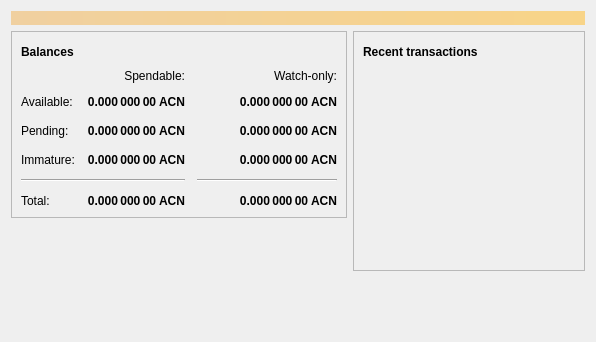
<?xml version="1.0" encoding="UTF-8"?>
<ui version="4.0">
 <class>OverviewPage</class>
 <widget class="QWidget" name="OverviewPage">
  <property name="geometry">
   <rect>
    <x>0</x>
    <y>0</y>
    <width>596</width>
    <height>342</height>
   </rect>
  </property>
  <property name="windowTitle">
   <string>Form</string>
  </property>
  <layout class="QVBoxLayout" name="topLayout">
   <item>
    <widget class="QLabel" name="labelAlerts">
     <property name="visible">
      <bool>false</bool>
     </property>
     <property name="styleSheet">
      <string notr="true">QLabel { background-color: qlineargradient(x1: 0, y1: 0, x2: 1, y2: 0, stop:0 #F0D0A0, stop:1 #F8D488); color:#000000; }</string>
     </property>
     <property name="wordWrap">
      <bool>true</bool>
     </property>
     <property name="margin">
      <number>3</number>
     </property>
     <property name="textInteractionFlags">
      <set>Qt::TextSelectableByMouse</set>
     </property>
    </widget>
   </item>
   <item>
    <layout class="QHBoxLayout" name="horizontalLayout" stretch="1,1">
     <item>
      <layout class="QVBoxLayout" name="verticalLayout_2">
       <item>
        <widget class="QFrame" name="frame">
         <property name="frameShape">
          <enum>QFrame::StyledPanel</enum>
         </property>
         <property name="frameShadow">
          <enum>QFrame::Raised</enum>
         </property>
         <layout class="QVBoxLayout" name="verticalLayout_4">
          <item>
           <layout class="QHBoxLayout" name="horizontalLayout_4">
            <item>
             <widget class="QLabel" name="label_5">
              <property name="font">
               <font>
                <weight>75</weight>
                <bold>true</bold>
               </font>
              </property>
              <property name="text">
               <string>Balances</string>
              </property>
             </widget>
            </item>
            <item>
             <widget class="QPushButton" name="labelWalletStatus">
              <property name="enabled">
               <bool>true</bool>
              </property>
              <property name="maximumSize">
               <size>
                <width>30</width>
                <height>16777215</height>
               </size>
              </property>
              <property name="toolTip">
               <string>The displayed information may be out of date. Your wallet automatically synchronizes with the ACNETWORK network after a connection is established, but this process has not completed yet.</string>
              </property>
              <property name="text">
               <string/>
              </property>
              <property name="icon">
               <iconset resource="../bitcoin.qrc">
                <normaloff>:/icons/warning</normaloff>
                <disabledoff>:/icons/warning</disabledoff>:/icons/warning</iconset>
              </property>
              <property name="iconSize">
               <size>
                <width>24</width>
                <height>24</height>
               </size>
              </property>
              <property name="flat">
               <bool>true</bool>
              </property>
             </widget>
            </item>
            <item>
             <spacer name="horizontalSpacer_3">
              <property name="orientation">
               <enum>Qt::Horizontal</enum>
              </property>
              <property name="sizeHint" stdset="0">
               <size>
                <width>40</width>
                <height>20</height>
               </size>
              </property>
             </spacer>
            </item>
           </layout>
          </item>
          <item>
           <layout class="QGridLayout" name="gridLayout">
            <property name="spacing">
             <number>12</number>
            </property>
            <item row="2" column="2">
             <widget class="QLabel" name="labelWatchPending">
              <property name="font">
               <font>
                <weight>75</weight>
                <bold>true</bold>
               </font>
              </property>
              <property name="cursor">
               <cursorShape>IBeamCursor</cursorShape>
              </property>
              <property name="toolTip">
               <string>Unconfirmed transactions to watch-only addresses</string>
              </property>
              <property name="text">
               <string notr="true">0.000 000 00 ACN</string>
              </property>
              <property name="alignment">
               <set>Qt::AlignRight|Qt::AlignTrailing|Qt::AlignVCenter</set>
              </property>
              <property name="textInteractionFlags">
               <set>Qt::LinksAccessibleByMouse|Qt::TextSelectableByKeyboard|Qt::TextSelectableByMouse</set>
              </property>
             </widget>
            </item>
            <item row="2" column="1">
             <widget class="QLabel" name="labelUnconfirmed">
              <property name="font">
               <font>
                <weight>75</weight>
                <bold>true</bold>
               </font>
              </property>
              <property name="cursor">
               <cursorShape>IBeamCursor</cursorShape>
              </property>
              <property name="toolTip">
               <string>Total of transactions that have yet to be confirmed, and do not yet count toward the spendable balance</string>
              </property>
              <property name="text">
               <string notr="true">0.000 000 00 ACN</string>
              </property>
              <property name="alignment">
               <set>Qt::AlignRight|Qt::AlignTrailing|Qt::AlignVCenter</set>
              </property>
              <property name="textInteractionFlags">
               <set>Qt::LinksAccessibleByMouse|Qt::TextSelectableByKeyboard|Qt::TextSelectableByMouse</set>
              </property>
             </widget>
            </item>
            <item row="3" column="2">
             <widget class="QLabel" name="labelWatchImmature">
              <property name="font">
               <font>
                <weight>75</weight>
                <bold>true</bold>
               </font>
              </property>
              <property name="cursor">
               <cursorShape>IBeamCursor</cursorShape>
              </property>
              <property name="toolTip">
               <string>Mined balance in watch-only addresses that has not yet matured</string>
              </property>
              <property name="text">
               <string notr="true">0.000 000 00 ACN</string>
              </property>
              <property name="alignment">
               <set>Qt::AlignRight|Qt::AlignTrailing|Qt::AlignVCenter</set>
              </property>
              <property name="textInteractionFlags">
               <set>Qt::LinksAccessibleByMouse|Qt::TextSelectableByKeyboard|Qt::TextSelectableByMouse</set>
              </property>
             </widget>
            </item>
            <item row="4" column="0" colspan="2">
             <widget class="Line" name="line">
              <property name="orientation">
               <enum>Qt::Horizontal</enum>
              </property>
             </widget>
            </item>
            <item row="4" column="2">
             <widget class="Line" name="lineWatchBalance">
              <property name="sizePolicy">
               <sizepolicy hsizetype="Preferred" vsizetype="Fixed">
                <horstretch>0</horstretch>
                <verstretch>0</verstretch>
               </sizepolicy>
              </property>
              <property name="minimumSize">
               <size>
                <width>140</width>
                <height>0</height>
               </size>
              </property>
              <property name="orientation">
               <enum>Qt::Horizontal</enum>
              </property>
             </widget>
            </item>
            <item row="5" column="0">
             <widget class="QLabel" name="labelTotalText">
              <property name="text">
               <string>Total:</string>
              </property>
             </widget>
            </item>
            <item row="3" column="1">
             <widget class="QLabel" name="labelImmature">
              <property name="font">
               <font>
                <weight>75</weight>
                <bold>true</bold>
               </font>
              </property>
              <property name="cursor">
               <cursorShape>IBeamCursor</cursorShape>
              </property>
              <property name="toolTip">
               <string>Mined balance that has not yet matured</string>
              </property>
              <property name="text">
               <string notr="true">0.000 000 00 ACN</string>
              </property>
              <property name="alignment">
               <set>Qt::AlignRight|Qt::AlignTrailing|Qt::AlignVCenter</set>
              </property>
              <property name="textInteractionFlags">
               <set>Qt::LinksAccessibleByMouse|Qt::TextSelectableByKeyboard|Qt::TextSelectableByMouse</set>
              </property>
             </widget>
            </item>
            <item row="2" column="3">
             <spacer name="horizontalSpacer_2">
              <property name="orientation">
               <enum>Qt::Horizontal</enum>
              </property>
              <property name="sizeHint" stdset="0">
               <size>
                <width>40</width>
                <height>20</height>
               </size>
              </property>
             </spacer>
            </item>
            <item row="3" column="0">
             <widget class="QLabel" name="labelImmatureText">
              <property name="text">
               <string>Immature:</string>
              </property>
             </widget>
            </item>
            <item row="5" column="1">
             <widget class="QLabel" name="labelTotal">
              <property name="font">
               <font>
                <weight>75</weight>
                <bold>true</bold>
               </font>
              </property>
              <property name="cursor">
               <cursorShape>IBeamCursor</cursorShape>
              </property>
              <property name="toolTip">
               <string>Your current total balance</string>
              </property>
              <property name="text">
               <string notr="true">0.000 000 00 ACN</string>
              </property>
              <property name="alignment">
               <set>Qt::AlignRight|Qt::AlignTrailing|Qt::AlignVCenter</set>
              </property>
              <property name="textInteractionFlags">
               <set>Qt::LinksAccessibleByMouse|Qt::TextSelectableByKeyboard|Qt::TextSelectableByMouse</set>
              </property>
             </widget>
            </item>
            <item row="5" column="2">
             <widget class="QLabel" name="labelWatchTotal">
              <property name="font">
               <font>
                <weight>75</weight>
                <bold>true</bold>
               </font>
              </property>
              <property name="cursor">
               <cursorShape>IBeamCursor</cursorShape>
              </property>
              <property name="toolTip">
               <string>Current total balance in watch-only addresses</string>
              </property>
              <property name="text">
               <string notr="true">0.000 000 00 ACN</string>
              </property>
              <property name="alignment">
               <set>Qt::AlignRight|Qt::AlignTrailing|Qt::AlignVCenter</set>
              </property>
              <property name="textInteractionFlags">
               <set>Qt::LinksAccessibleByMouse|Qt::TextSelectableByKeyboard|Qt::TextSelectableByMouse</set>
              </property>
             </widget>
            </item>
            <item row="0" column="2">
             <widget class="QLabel" name="labelWatchonly">
              <property name="text">
               <string>Watch-only:</string>
              </property>
              <property name="alignment">
               <set>Qt::AlignRight|Qt::AlignTrailing|Qt::AlignVCenter</set>
              </property>
             </widget>
            </item>
            <item row="1" column="0">
             <widget class="QLabel" name="labelBalanceText">
              <property name="text">
               <string>Available:</string>
              </property>
             </widget>
            </item>
            <item row="1" column="1">
             <widget class="QLabel" name="labelBalance">
              <property name="font">
               <font>
                <weight>75</weight>
                <bold>true</bold>
               </font>
              </property>
              <property name="cursor">
               <cursorShape>IBeamCursor</cursorShape>
              </property>
              <property name="toolTip">
               <string>Your current spendable balance</string>
              </property>
              <property name="text">
               <string notr="true">0.000 000 00 ACN</string>
              </property>
              <property name="alignment">
               <set>Qt::AlignRight|Qt::AlignTrailing|Qt::AlignVCenter</set>
              </property>
              <property name="textInteractionFlags">
               <set>Qt::LinksAccessibleByMouse|Qt::TextSelectableByKeyboard|Qt::TextSelectableByMouse</set>
              </property>
             </widget>
            </item>
            <item row="1" column="2">
             <widget class="QLabel" name="labelWatchAvailable">
              <property name="font">
               <font>
                <weight>75</weight>
                <bold>true</bold>
               </font>
              </property>
              <property name="cursor">
               <cursorShape>IBeamCursor</cursorShape>
              </property>
              <property name="toolTip">
               <string>Your current balance in watch-only addresses</string>
              </property>
              <property name="text">
               <string notr="true">0.000 000 00 ACN</string>
              </property>
              <property name="alignment">
               <set>Qt::AlignRight|Qt::AlignTrailing|Qt::AlignVCenter</set>
              </property>
              <property name="textInteractionFlags">
               <set>Qt::LinksAccessibleByMouse|Qt::TextSelectableByKeyboard|Qt::TextSelectableByMouse</set>
              </property>
             </widget>
            </item>
            <item row="2" column="0">
             <widget class="QLabel" name="labelPendingText">
              <property name="text">
               <string>Pending:</string>
              </property>
             </widget>
            </item>
            <item row="0" column="1">
             <widget class="QLabel" name="labelSpendable">
              <property name="text">
               <string>Spendable:</string>
              </property>
              <property name="alignment">
               <set>Qt::AlignRight|Qt::AlignTrailing|Qt::AlignVCenter</set>
              </property>
             </widget>
            </item>
           </layout>
          </item>
         </layout>
        </widget>
       </item>
       <item>
        <spacer name="verticalSpacer">
         <property name="orientation">
          <enum>Qt::Vertical</enum>
         </property>
         <property name="sizeHint" stdset="0">
          <size>
           <width>20</width>
           <height>40</height>
          </size>
         </property>
        </spacer>
       </item>
      </layout>
     </item>
     <item>
      <layout class="QVBoxLayout" name="verticalLayout_3">
       <item>
        <widget class="QFrame" name="frame_2">
         <property name="frameShape">
          <enum>QFrame::StyledPanel</enum>
         </property>
         <property name="frameShadow">
          <enum>QFrame::Raised</enum>
         </property>
         <layout class="QVBoxLayout" name="verticalLayout">
          <item>
           <layout class="QHBoxLayout" name="horizontalLayout_2">
            <item>
             <widget class="QLabel" name="label_4">
              <property name="font">
               <font>
                <weight>75</weight>
                <bold>true</bold>
               </font>
              </property>
              <property name="text">
               <string>Recent transactions</string>
              </property>
             </widget>
            </item>
            <item>
             <widget class="QPushButton" name="labelTransactionsStatus">
              <property name="enabled">
               <bool>true</bool>
              </property>
              <property name="maximumSize">
               <size>
                <width>30</width>
                <height>16777215</height>
               </size>
              </property>
              <property name="toolTip">
               <string>The displayed information may be out of date. Your wallet automatically synchronizes with the ACNETWORK network after a connection is established, but this process has not completed yet.</string>
              </property>
              <property name="text">
               <string/>
              </property>
              <property name="icon">
               <iconset resource="../bitcoin.qrc">
                <normaloff>:/icons/warning</normaloff>
                <disabledoff>:/icons/warning</disabledoff>:/icons/warning</iconset>
              </property>
              <property name="iconSize">
               <size>
                <width>24</width>
                <height>24</height>
               </size>
              </property>
              <property name="flat">
               <bool>true</bool>
              </property>
             </widget>
            </item>
            <item>
             <spacer name="horizontalSpacer">
              <property name="orientation">
               <enum>Qt::Horizontal</enum>
              </property>
              <property name="sizeHint" stdset="0">
               <size>
                <width>40</width>
                <height>20</height>
               </size>
              </property>
             </spacer>
            </item>
           </layout>
          </item>
          <item>
           <widget class="QListView" name="listTransactions">
            <property name="styleSheet">
             <string notr="true">QListView { background: transparent; }</string>
            </property>
            <property name="frameShape">
             <enum>QFrame::NoFrame</enum>
            </property>
            <property name="verticalScrollBarPolicy">
             <enum>Qt::ScrollBarAlwaysOff</enum>
            </property>
            <property name="horizontalScrollBarPolicy">
             <enum>Qt::ScrollBarAlwaysOff</enum>
            </property>
            <property name="selectionMode">
             <enum>QAbstractItemView::NoSelection</enum>
            </property>
           </widget>
          </item>
         </layout>
        </widget>
       </item>
       <item>
        <spacer name="verticalSpacer_2">
         <property name="orientation">
          <enum>Qt::Vertical</enum>
         </property>
         <property name="sizeHint" stdset="0">
          <size>
           <width>20</width>
           <height>40</height>
          </size>
         </property>
        </spacer>
       </item>
      </layout>
     </item>
    </layout>
   </item>
  </layout>
 </widget>
 <resources/>
 <connections/>
</ui>
